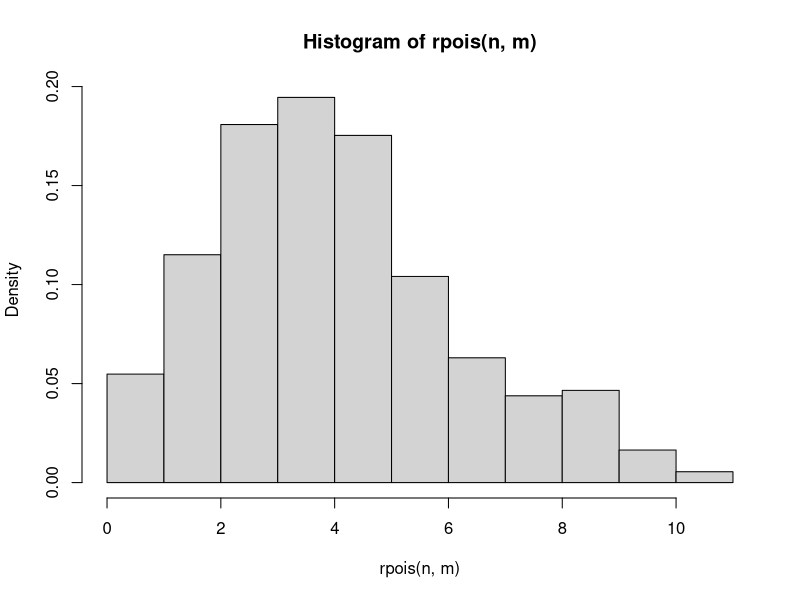

Recreate this plot in R.
#3
m = 4.5
#3.a
b = 6
dpois(b, m)
#3.b
n = 365
hist(rpois(n, m), freq=FALSE)
#3.c
#Poin a memiliki peluang 0.1281201, untuk B antara 0.05 dan 0.10
#3.d
sprintf("Mean: %.2f", m)
sprintf("Variance: %.2f", m)
